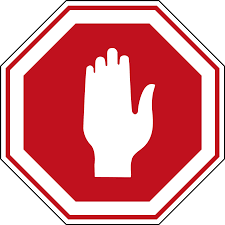
#> input picture INPUT/stop_sign.png, 225 x 225 px, found by its file name
$ python evaluate_detectors.py
#> lines starting #> are read from the running program, lines starting #| are printed output that depends on the picture; after the words box and inside, x2 and y2 are one past the last pixel; in counts of white or black regions, pixels touching at a corner belong together
### src/passive_manipulation_detectors/abstract_detector.py
from __future__ import annotations
from abc import ABC, abstractmethod
from dataclasses import dataclass
from enum import Enum
from functools import wraps
import numpy as np
import time
class FakeDetectionStatus(Enum):
    REAL = 'OK'
    FIRST = 'Not compared to anything'
    CONSTANT_METADATA_FAILURE = "The constant metadata does not match the previous frame"
    FRAME_ID_FAILURE = 'Frame ID Mismatch'
    TIMESTAMP_FAILURE = 'Timestamp Mismatch'
    TIMESTAMP_RATE_FAILURE = 'Timestamp Rate Mismatch (Internal VS External)'
    IDENTICAL_DETECTED = 'Identical Image Detected'
    HISTOGRAM_MISMATCH = "Hue Saturation Histogram Mismatch"
    OPTICAL_FLOW_MISMATCH = "Optical flow of interest point mismatch"
    COMBINED = "Any of the other failure messages"


@dataclass
class ManipulationDetectionResult():
    score: float
    passed: bool
    message: FakeDetectionStatus
    _process_time_sec: float = np.nan

    @property
    def process_time_sec(self) -> float:
        return self._process_time_sec

    @process_time_sec.setter
    def process_time_sec(self, process_time_sec: float):
        self._process_time_sec = process_time_sec


def timeit(func):
    # [8 lines left out: function timeit_wrapper, not called in this run]
    return timeit_wrapper

class ManipulationDetector(ABC):
    """Abstract class for manipulation detector"""
    # [9 lines left out: functions validate, fake_status, not called in this run]

    @abstractmethod
    def post_process(self) -> None:
        pass

    # [4 lines left out: function name, not called in this run]

### src/evaluate_detectors.py
from pathlib import Path
from typing import List, Tuple
import random
import numpy as np
import cv2
import pandas as pd
import multiprocessing
from tqdm import tqdm
from functools import partial
from passive_manipulation_detectors.image_processing import OpticalFlowDetector, MSEImageDetector, HueSaturationHistogramDetector

REAL_LABEL = 0
FAKE_LABEL = 1

def get_all_frames_path(frames_dir: Path, min_frame_id: int) -> List[Path]:
    all_frames_path = []
    min_frame_id = 1800
    for p in frames_dir.glob('*.jpg'):
        id = int(p.stem.split('_')[1])
        if id < min_frame_id:
            pass
        else:
            all_frames_path.append(p)
    all_frames_path = sorted(all_frames_path, key=lambda x: int(x.stem.split("_")[1]))
    return all_frames_path

def to_batches(l: List, batch_size: int) -> List:
    return [l[offset:offset+batch_size] for offset in range(0,len(l),batch_size)]

# [25 lines left out: functions get_frame, calc_score, score_detectors, not called in this run]

def create_octagon_mask(image_size, center, side_length):
    mask = np.zeros(image_size, dtype=np.uint8)
    octagon_color = 255
    angle_offset = np.pi / 8
    vertices = []
    for i in range(8):
        angle = i * np.pi / 4 + angle_offset
        x = int(center[0] + side_length * np.cos(angle))
        y = int(center[1] + side_length * np.sin(angle))
        vertices.append((x, y))
    cv2.fillPoly(mask, [np.array(vertices)], (octagon_color,octagon_color,octagon_color))
    return mask

# [50 lines left out: functions place_stop_sign, score_detectors_sign_impainted, score_detectors_partial_image, not called in this run]


if __name__ == '__main__':
    frames_dir = Path(r'OUTPUT/drive_around_uni_frames/')
    all_frames_path = get_all_frames_path(frames_dir, min_frame_id=1800)
    frames_pairs_path = to_batches(all_frames_path, batch_size=2)
    frames_pairs_path = frames_pairs_path[:10000]

    stop_sign = cv2.imread(r'INPUT/stop_sign.png')
#> stop_sign is the input picture: shape (225, 225, 3); mean B, G, R 147.6, 142.3, 222.1
    original_dim = stop_sign.shape[0]
#> original_dim = 225
    stop_sign = cv2.resize(stop_sign, (150,150))
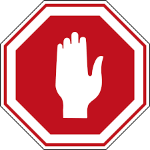
#> stop_sign: shape (150, 150, 3); mean B, G, R 147, 141.7, 221.8
    stop_sign = cv2.cvtColor(stop_sign, cv2.COLOR_BGR2RGB)
    resize_ratio = stop_sign.shape[0] / original_dim
#> resize_ratio = 0.667

    stop_sign_center = (stop_sign.shape[1] // 2, stop_sign.shape[0] // 2)
#> stop_sign_center = (75, 75)
    side_length = 122.11674741819813 * resize_ratio
#> side_length = 81.41
    octagon_mask = create_octagon_mask(stop_sign.shape, stop_sign_center, side_length)
#> in create_octagon_mask, `cv2.fillPoly(mask, [np.array(vertices)], (octagon_color,octagon_color,..`:
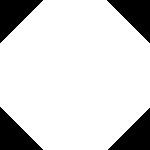
#> mask: shape (150, 150, 3); 83.4% white; 4 black regions, box (x1, y1, x2, y2) and area: (0, 0, 43, 43) 946, (107, 0, 150, 43) 946, (0, 107, 43, 150) 946, (108, 108, 150, 150) 903


    stop_sign_road = cv2.imread(r'INPUT/stop_sign_road_2.jpg')
#> (the run stopped early here; a loop or call above may not have finished)
